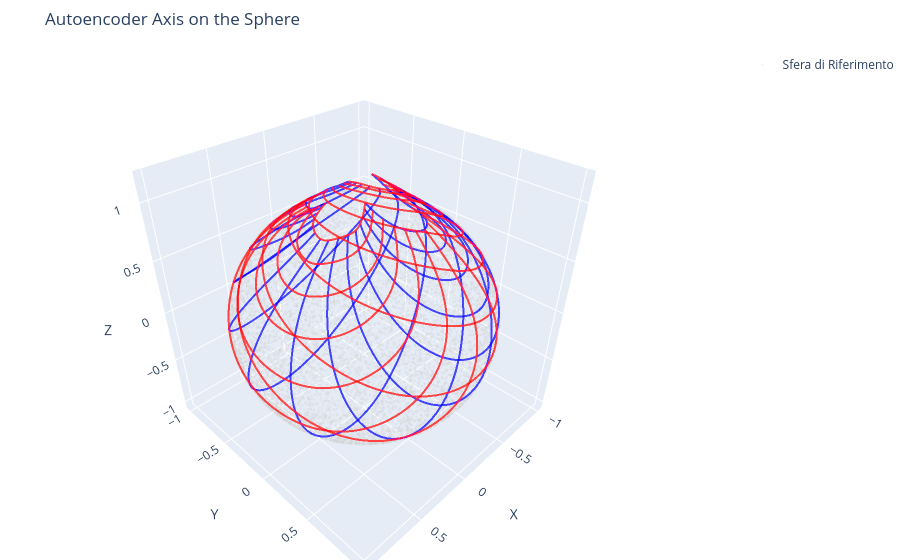

Notebook cell for this chart:
### Code cell
model_2.eval()
encoder = model_2.encoder
decoder = model_2.decoder

# 2. Calcoliamo i confini effettivi dello spazio latente per sapere dove creare la griglia
with torch.no_grad():
    latents = encoder(Y_cartesian.to(device)).cpu().numpy()

z1_min, z1_max = latents[:, 0].min(), latents[:, 0].max()
z2_min, z2_max = latents[:, 1].min(), latents[:, 1].max()

# 3. Definiamo la densità della griglia (quanti "assi" vogliamo)
num_lines = 15       # Numero di linee per ogni asse coordinato
pts_per_line = 100   # Risoluzione di ogni linea per renderla fluida nel 3D

z1_values = np.linspace(z1_min, z1_max, num_lines)
z2_values = np.linspace(z2_min, z2_max, num_lines)

# 4. Inizializziamo la figura Plotly
fig = go.Figure()

# Nota: Mettiamo i punti originali grigi e trasparenti sullo sfondo per dare un riferimento visivo
x_orig = Y_cartesian[:, 0].cpu().numpy()
y_orig = Y_cartesian[:, 1].cpu().numpy()
z_orig = Y_cartesian[:, 2].cpu().numpy()

fig.add_trace(go.Scatter3d(
    x=x_orig, y=y_orig, z=z_orig,
    mode='markers',
    marker=dict(size=1.5, color='lightgray', opacity=0.3),
    name='Sfera di Riferimento'
))

# 5. Generiamo e decodifichiamo le linee degli assi latenti
with torch.no_grad():
    
    # --- ASSE 1: Linee a Z1 costante (varia Z2) -> Colore BLU ---
    for z1 in z1_values:
        line_2d = np.zeros((pts_per_line, 2))
        line_2d[:, 0] = z1
        line_2d[:, 1] = np.linspace(z2_min, z2_max, pts_per_line)
        
        # Passiamo la linea al decoder
        line_tensor = torch.tensor(line_2d, dtype=torch.float32).to(device)
        xyz = decoder(line_tensor).cpu().numpy()
        
        fig.add_trace(go.Scatter3d(
            x=xyz[:, 0], y=xyz[:, 1], z=xyz[:, 2],
            mode='lines',
            line=dict(color='rgba(0, 0, 255, 0.7)', width=4),
            showlegend=False
        ))

    # --- ASSE 2: Linee a Z2 costante (varia Z1) -> Colore ROSSO ---
    for z2 in z2_values:
        line_2d = np.zeros((pts_per_line, 2))
        line_2d[:, 0] = np.linspace(z1_min, z1_max, pts_per_line)
        line_2d[:, 1] = z2
        
        # Passiamo la linea al decoder
        line_tensor = torch.tensor(line_2d, dtype=torch.float32).to(device)
        xyz = decoder(line_tensor).cpu().numpy()
        
        fig.add_trace(go.Scatter3d(
            x=xyz[:, 0], y=xyz[:, 1], z=xyz[:, 2],
            mode='lines',
            line=dict(color='rgba(255, 0, 0, 0.7)', width=4), 
            showlegend=False
        ))

# 6. Configurazione finale del Layout per visualizzare una sfera perfetta
fig.update_layout(
    title="Autoencoder Axis on the Sphere",
    scene=dict(
        xaxis_title='X',
        yaxis_title='Y',
        zaxis_title='Z',
        aspectmode='cube' # Fondamentale per non distorcere la sfera in un uovo
    ),
    margin=dict(l=0, r=0, b=0, t=50)
)
config = {
  'toImageButtonOptions': {
    'format': 'png', # Formati supportati: png, svg, jpeg, webp
    'filename': 'GrigliaAutoencoder_Sigmoid',
    'height': 1080,
    'width': 1920,
    'scale': 3 # È il trucco magico: moltiplica la risoluzione di base!
  }
}

# Mostra la figura passando la configurazione
fig.show(config=config)
